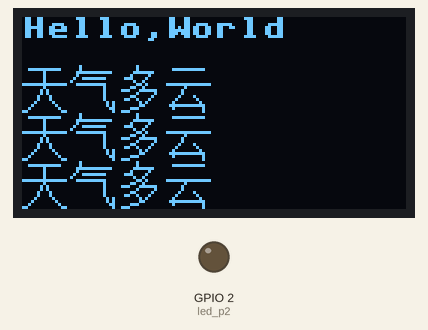
Simulated run of this program. Board: ESP8266 board running MicroPython. Parts: 128×64 one-colour display, output pins drawn as LEDs (lit = HIGH, except the on-board LED, lit = LOW). Library files of the repository ran but are not shown: font.py, font_new.py; pins used as bus, display or sensor lines are not drawn. At 1.0 s the program stops and its outputs stay as they are.

Above: at 1.1 s.
Timing chart, 0 to 2.5 s (numbered marks = the images above):
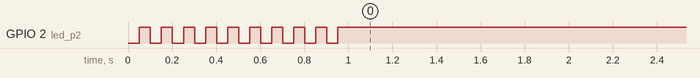

The program:

main.py
```python
import led_blink as led_blue
from machine import Pin,SPI
import ssd1306a
import font

led_blue.start_led_blink(10,50)

hspi = SPI(1,baudrate=40000000,polarity=0,phase=0)

display = ssd1306a.SSD1306_SPI(128,64,hspi,Pin(5),Pin(4),Pin(16))

display.init_display()
display.text('Hello,World', 0, 0)  # 显示字
display.draw_chinese_fast('天气多云', 0, 1)
display.draw_chinese_fast('天气多云', 0, 2)
display.draw_chinese_fast('天气多云', 0, 3)
display.show()
```

led_blink.py
```python
import time
from machine import Pin

# 初始化LED引脚，这里配置引脚2连接了一个LED
led_p2 = Pin(2, Pin.OUT)


def start_led_blink(blink_count, blink_tims_ms):
    """
    初始化阻塞闪烁，使LED闪烁指定次数和时间间隔。

    参数:
    blink_count (int): 闪烁次数，必须是1或更大的整数。
    blink_tims_ms (int): 每次闪烁的持续时间（毫秒），决定闪烁的速度。

    返回:
    无
    """
    # 检查闪烁次数是否满足要求
    if blink_count >= 1:
        # 循环执行闪烁操作
        for i in range(0, blink_count):
            # 关闭LED
            led_p2.off()
            # 等待一段时间，以控制闪烁速度
            time.sleep_ms(blink_tims_ms)
            # 打开LED
            led_p2.on()
            # 再次等待相同的时间，完成一次闪烁周期
            time.sleep_ms(blink_tims_ms)
```

ssd1306a.py
```python
# MicroPython SSD1306 OLED driver, I2C and SPI interfaces

from micropython import const
import framebuf
import font
import font_new

# register definitions
SET_CONTRAST = const(0x81)
SET_ENTIRE_ON = const(0xa4)
SET_NORM_INV = const(0xa6)
SET_DISP = const(0xae)
SET_MEM_ADDR = const(0x20)
SET_COL_ADDR = const(0x21)
SET_PAGE_ADDR = const(0x22)
SET_DISP_START_LINE = const(0x40)
SET_SEG_REMAP = const(0xa0)
SET_MUX_RATIO = const(0xa8)
SET_COM_OUT_DIR = const(0xc0)
SET_DISP_OFFSET = const(0xd3)
SET_COM_PIN_CFG = const(0xda)
SET_DISP_CLK_DIV = const(0xd5)
SET_PRECHARGE = const(0xd9)
SET_VCOM_DESEL = const(0xdb)
SET_CHARGE_PUMP = const(0x8d)


# Subclassing FrameBuffer provides support for graphics primitives
# http://docs.micropython.org/en/latest/pyboard/library/framebuf.html
class SSD1306(framebuf.FrameBuffer):
    def __init__(self, width, height, external_vcc):
        self.width = width
        self.height = height
        self.external_vcc = external_vcc
        self.pages = self.height // 8
        self.buffer = bytearray(self.pages * self.width)
        super().__init__(self.buffer, self.width, self.height, framebuf.MONO_VLSB)
        self.init_display()

    def init_display(self):
        for cmd in (
                SET_DISP | 0x00,  # off
                # address setting
                SET_MEM_ADDR, 0x00,  # horizontal
                # resolution and layout
                SET_DISP_START_LINE | 0x00,
                SET_SEG_REMAP | 0x01,  # column addr 127 mapped to SEG0
                SET_MUX_RATIO, self.height - 1,
                SET_COM_OUT_DIR | 0x08,  # scan from COM[N] to COM0
                SET_DISP_OFFSET, 0x00,
                SET_COM_PIN_CFG, 0x02 if self.height == 32 else 0x12,
                # timing and driving scheme
                SET_DISP_CLK_DIV, 0x80,
                SET_PRECHARGE, 0x22 if self.external_vcc else 0xf1,
                SET_VCOM_DESEL, 0x30,  # 0.83*Vcc
                # display
                SET_CONTRAST, 0xff,  # maximum
                SET_ENTIRE_ON,  # output follows RAM contents
                SET_NORM_INV,  # not inverted
                # charge pump
                SET_CHARGE_PUMP, 0x10 if self.external_vcc else 0x14,
                SET_DISP | 0x01):  # on
            self.write_cmd(cmd)
        self.fill(0)
        self.show()

    def poweroff(self):
        self.write_cmd(SET_DISP | 0x00)

    def poweron(self):
        self.write_cmd(SET_DISP | 0x01)

    def contrast(self, contrast):
        self.write_cmd(SET_CONTRAST)
        self.write_cmd(contrast)

    def invert(self, invert):
        self.write_cmd(SET_NORM_INV | (invert & 1))

    def show(self):
        x0 = 0
        x1 = self.width - 1
        if self.width == 64:
            # displays with width of 64 pixels are shifted by 32
            x0 += 32
            x1 += 32
        self.write_cmd(SET_COL_ADDR)
        self.write_cmd(x0)
        self.write_cmd(x1)
        self.write_cmd(SET_PAGE_ADDR)
        self.write_cmd(0)
        self.write_cmd(self.pages - 1)
        self.write_data(self.buffer)

    def draw_chinese(self, ch_str, x_axis, y_axis):
        offset_ = 0
        y_axis = y_axis * 16  # 中文高度一行占8个
        x_axis = (x_axis * 16)  # 中文宽度占16个
        order = []
        for i in ch_str:  #这里莫名其妙显示字符串的顺序不对，所以对字符串做一个逆序操作
            order.append(i)
        order.reverse()
        ch_str1 = "".join(order)

        for k in ch_str1:
            code = 0x00  # 将中文转成16进制编码
            data_code = k.encode("utf-8")
            code |= data_code[0] << 16
            code |= data_code[1] << 8
            code |= data_code[2]
            print(hex(code))
            byte_data = font.byte2.get(code)
            for y in range(0, 16):
                a_ = bin(byte_data[y]).replace('0b', '')
                while len(a_) < 8:
                    a_ = '0' + a_
                b_ = bin(byte_data[y + 16]).replace('0b', '')
                while len(b_) < 8:
                    b_ = '0' + b_
                for x in range(0, 8, 1):
                    self.pixel(x_axis + x - offset_, y + y_axis, int(a_[x]))  # 文字的上半部分
                    self.pixel(x_axis + x + 8 - offset_, y + y_axis, int(b_[x]))  # 文字的下半部分

            offset_ += 16

    def draw_chinese_fast(self, ch_str, x_axis, y_axis):
        offset_ = 0
        y_axis = y_axis * 16  # 中文高度一行占8个
        x_axis = (x_axis * 16)  # 中文宽度占16个
        for k in ch_str:
            code = 0x00  # 将中文转成16进制编码
            data_code = k.encode("utf-8")
            code |= data_code[0] << 16
            code |= data_code[1] << 8
            code |= data_code[2]

            try:
                byte_data = font_new.byte2.get(code)
                byte = bytearray(byte_data)
                buf = framebuf.FrameBuffer(byte, 16, 16, framebuf.MONO_HLSB)
                self.blit(buf, x_axis + offset_, y_axis)
            except:
                print(code)

            offset_ += 16


class SSD1306_I2C(SSD1306):
    def __init__(self, width, height, i2c, addr=0x3c, external_vcc=False):
        self.i2c = i2c
        self.addr = addr
        self.temp = bytearray(2)
        self.write_list = [b'\x40', None]  # Co=0, D/C#=1
        super().__init__(width, height, external_vcc)

    def write_cmd(self, cmd):
        self.temp[0] = 0x80  # Co=1, D/C#=0
        self.temp[1] = cmd
        self.i2c.writeto(self.addr, self.temp)

    def write_data(self, buf):
        self.write_list[1] = buf
        self.i2c.writevto(self.addr, self.write_list)


class SSD1306_SPI(SSD1306):
    def __init__(self, width, height, spi, dc, res, cs, external_vcc=False):
        self.rate = 10 * 1024 * 1024
        dc.init(dc.OUT, value=0)
        res.init(res.OUT, value=0)
        cs.init(cs.OUT, value=1)
        self.spi = spi
        self.dc = dc
        self.res = res
        self.cs = cs
        import time
        self.res(1)
        time.sleep_ms(1)
        self.res(0)
        time.sleep_ms(10)
        self.res(1)
        super().__init__(width, height, external_vcc)

    def write_cmd(self, cmd):
        self.spi.init(baudrate=self.rate, polarity=0, phase=0)
        self.cs(1)
        self.dc(0)
        self.cs(0)
        self.spi.write(bytearray([cmd]))
        self.cs(1)

    def write_data(self, buf):
        self.spi.init(baudrate=self.rate, polarity=0, phase=0)
        self.cs(1)
        self.dc(1)
        self.cs(0)
        self.spi.write(buf)
        self.cs(1)
```

Measured:
- by itself, GPIO 2 (led_p2): alternates HIGH for 0.05 s and LOW for 0.05 s, 19 changes in all, then stays HIGH
